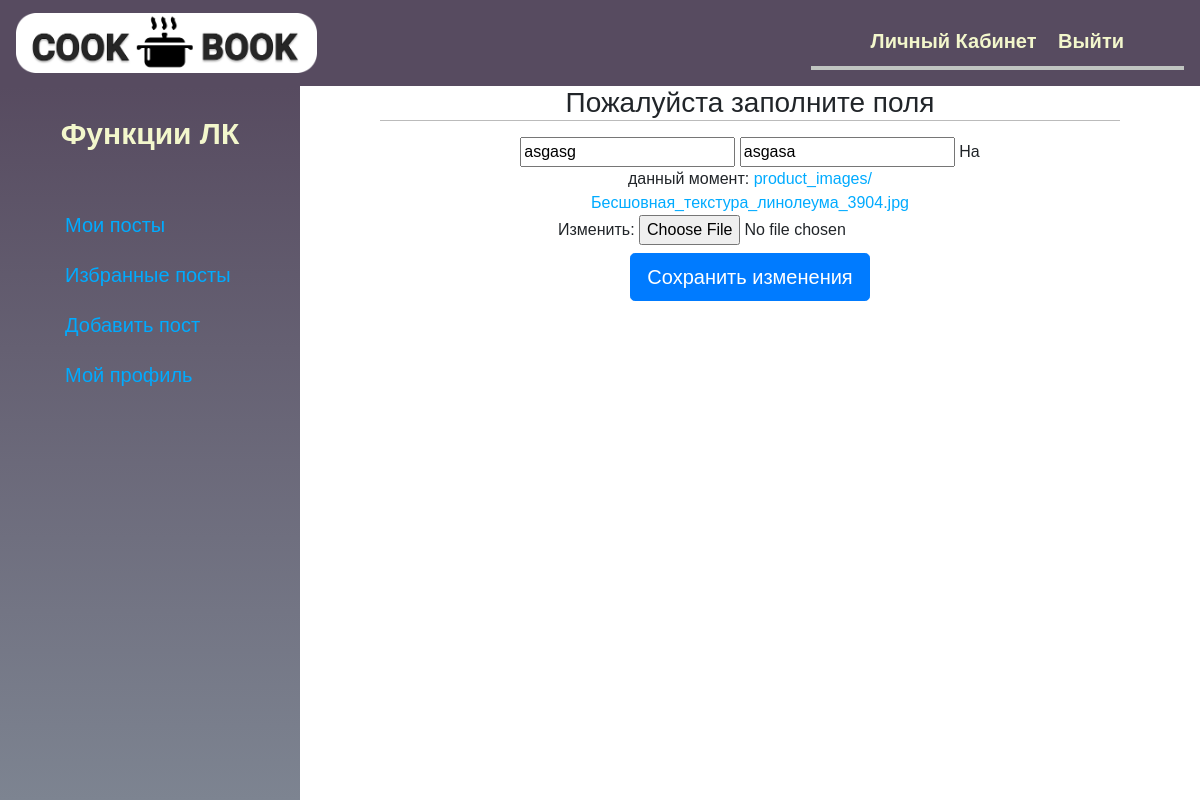
Before: /post-edit/15/ (signed in) with the older database file.
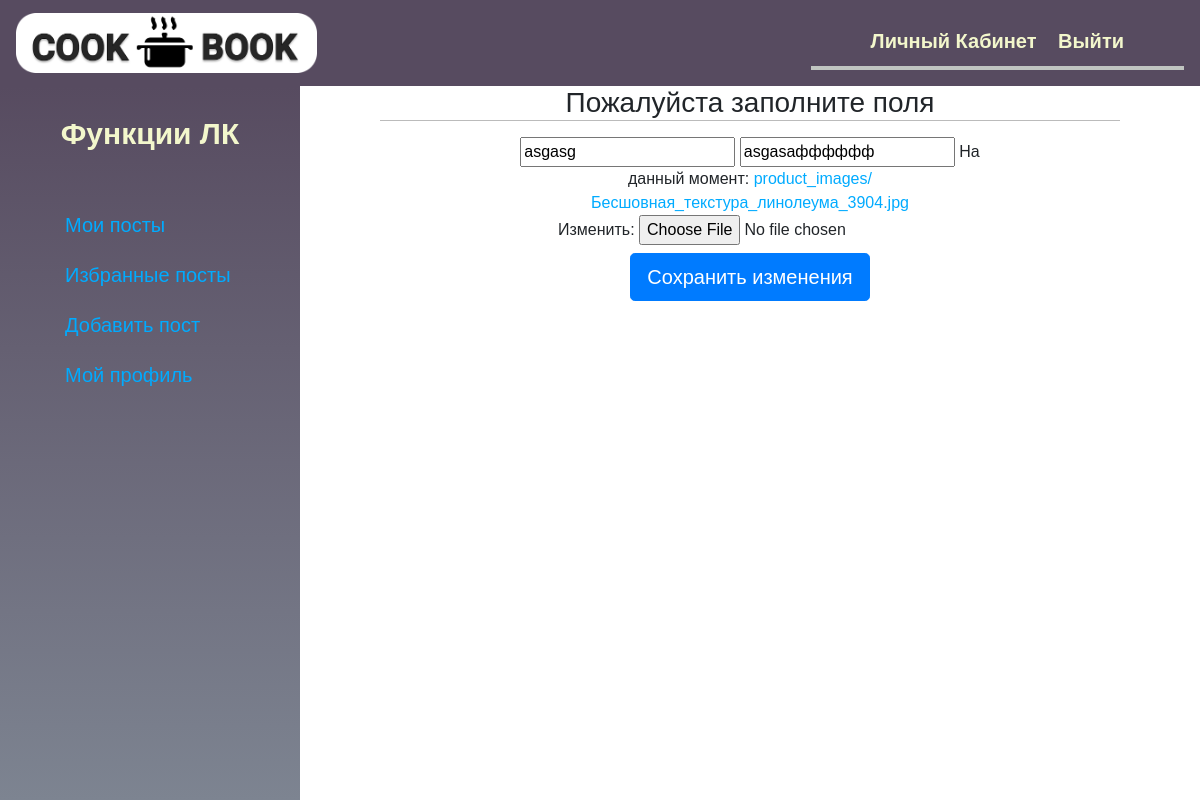
After: the same page with the newer database file.
### blog/models.py (models this page shows, shortened)
class Post(models.Model):
    STATUS_CHOICES = (
        ('draft', 'Draft'),
        ('published', 'Published'),
    )
    title = models.CharField(max_length=250, verbose_name='Название поста')
    slug = models.SlugField(max_length=250, unique_for_date='publish')
    author = models.ForeignKey(User, on_delete=models.CASCADE, related_name='blog_posts', verbose_name='Автор')
    short_description = models.CharField(max_length=400, verbose_name='Краткое описание')
    publish = models.DateTimeField(default=timezone.now, verbose_name='Дата публикации')
    created = models.DateTimeField(auto_now_add=True, verbose_name='Дата создания')
    updated = models.DateTimeField(auto_now=True, verbose_name='Дата изменения')
    status = models.CharField(max_length=10, choices=STATUS_CHOICES, default='draft', verbose_name='Статус публикации')
    image = models.ImageField(upload_to='product_images/', blank=False, verbose_name='Изображение')
    tags=TaggableManager()
    favourite = models.ManyToManyField(User, related_name='fav_posts', blank=True)
    class Meta:
        ordering = ('-publish',)

### blog/views.py (the view)
# urls.py: path('post-edit/<int:post_id>/',views.post_edit,
@login_required
def post_edit(request,post_id):
    post=get_object_or_404(Post,id=post_id)
    post_edit_form=PostAddForm(instance=post)
    if request.method=='POST':
        post_edit_form=PostAddForm(request.POST,
                       instance=post)
        if post_edit_form.is_valid():
            post_edit_form.save()
    return render(request,
              'blog/account/post_edit.html',
              {'form':post_edit_form,
               'post':post})

### blog/forms.py
class PostAddForm(forms.ModelForm):
    class Meta:
        model=Post
        fields=('title','short_description',
                'image','tags')

### blog/templates/blog/account/post_edit.html (shortened to what this page needs)
{% extends 'blog/base_account.html' %}
{% load  bootstrap %}
{% block account_content %}
    <div class="container text-center sign-in">
        {% if form.errors %}
            <p>{{ form.errors }}</p>
            <p>Что-то забыл</p>
            <form action="." class="form-sign-in login-form" method="post" enctype="multipart/form-data">
                {{ form.title|bootstrap }}
                {{ form.short_description|bootstrap }}
                {{ form.tags|bootstrap }}
                {{ form.image|bootstrap }}
                {% csrf_token %}
                <button class="btn btn-lg btn-primary mt-2" type="submit">
                    Сохранить изменения
                </button>
            </form>
        {% else %}
            <h1 class="h3 mb-3 font-weight-normal">
                Пожалуйста заполните поля
            </h1>
            <form action="." class="form-sign-in login-form" method="post" enctype="multipart/form-data">
                {{ form.title|bootstrap }}
                {{ form.short_description|bootstrap }}
                {{ form.image|bootstrap }}
                <button class="btn btn-lg btn-primary mt-2" type="submit">
                    Сохранить изменения
                </button>
            </form>
        {% endif %}
    </div>
{% endblock %}

Changed rows visible on the page:
changed Post "asgasg": short_description "asgasa" → "asgasaфффффф"
